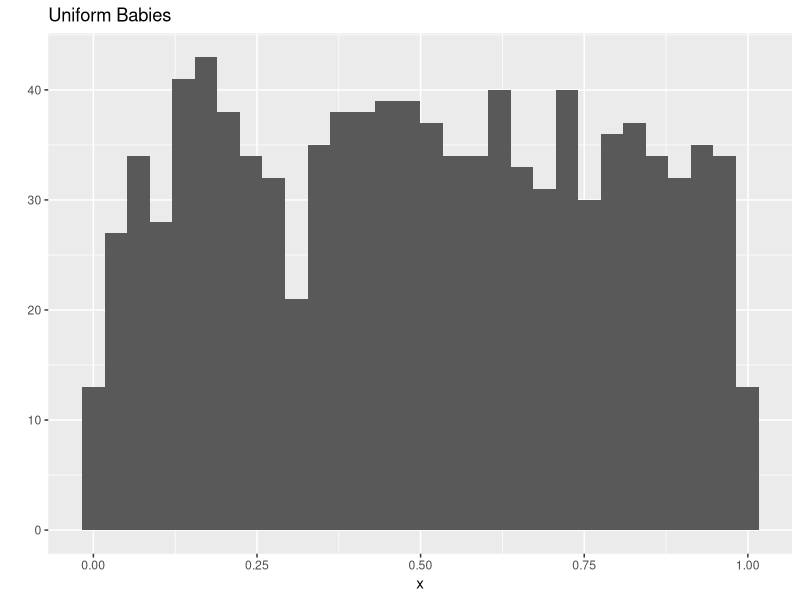
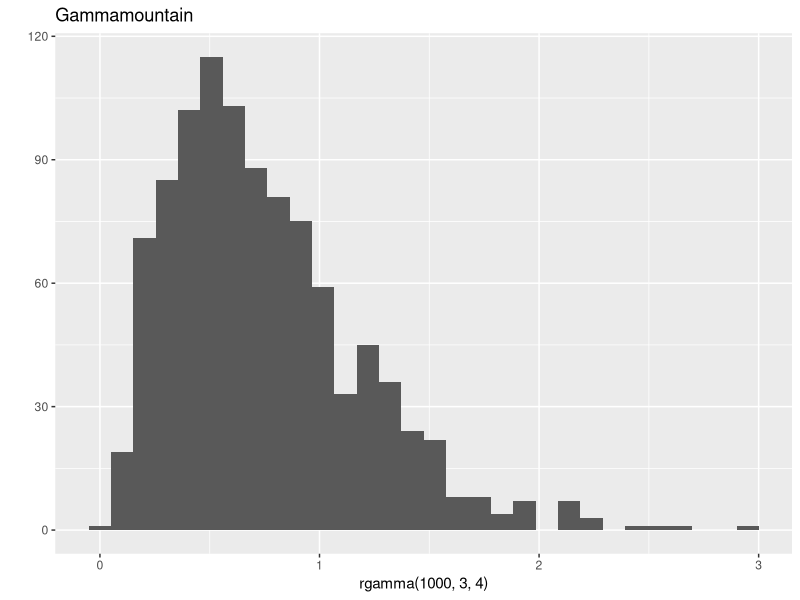
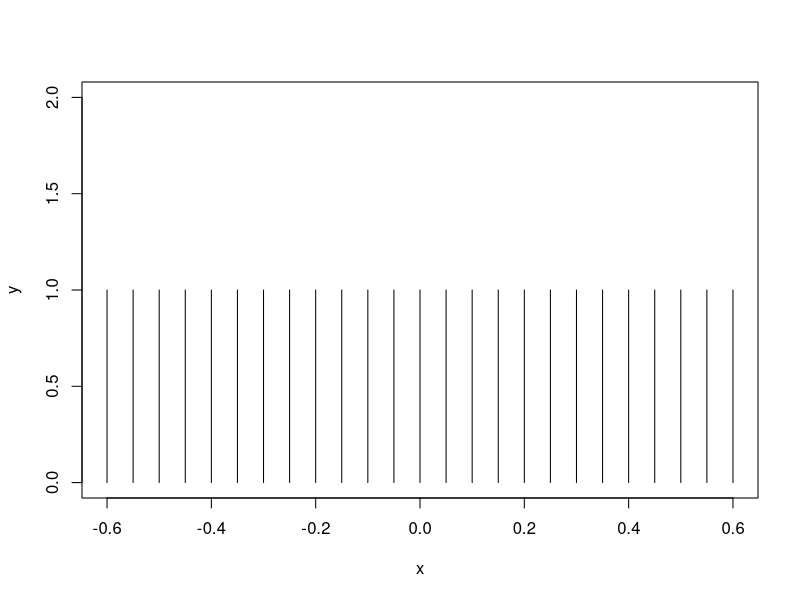
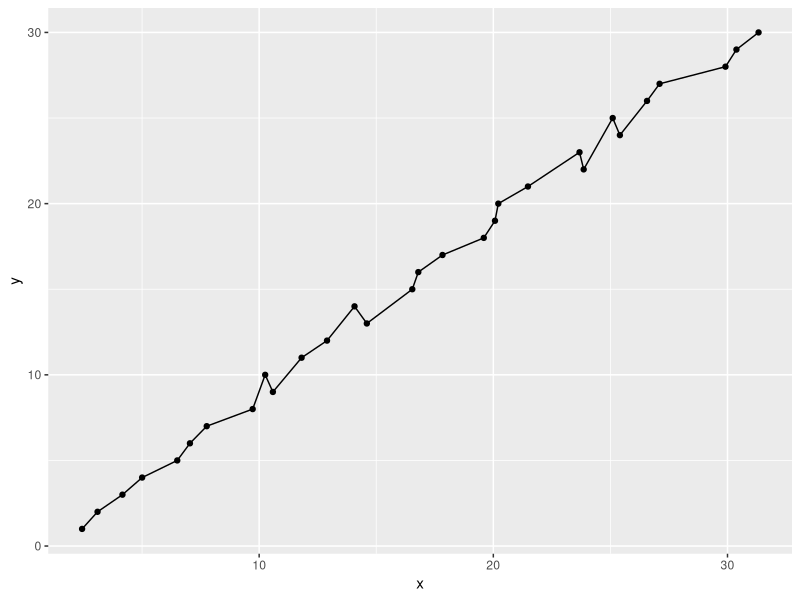

These figures' R source, in order:
## ---- chunk 1
library(ggplot2)

x <- runif(1000)
qplot(x) + ggtitle("Uniform Babies")
## ---- chunk 2
qplot(rgamma(1000, 3, 4)) + ggtitle("Gammamountain")
## ---- chunk 3
x = seq(-5, 5, by = 0.05)
y = rep(1, length(x))
plot(x,y,type="h",xlim=c(-0.6,0.6),ylim=c(0,2))
## ---- chunk 4
r = runif(30,0,2)
x = c(1:30)
x=r+x
y = c(1:30)
qplot(x,y) + geom_line()
